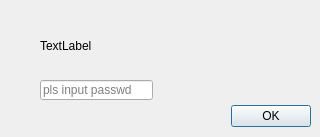
<?xml version="1.0" encoding="UTF-8"?>
<ui version="4.0">
 <class>LoginDlg</class>
 <widget class="QDialog" name="LoginDlg">
  <property name="geometry">
   <rect>
    <x>0</x>
    <y>0</y>
    <width>320</width>
    <height>137</height>
   </rect>
  </property>
  <property name="windowTitle">
   <string>Dialog</string>
  </property>
  <widget class="QDialogButtonBox" name="buttonBox">
   <property name="enabled">
    <bool>true</bool>
   </property>
   <property name="geometry">
    <rect>
     <x>10</x>
     <y>100</y>
     <width>301</width>
     <height>32</height>
    </rect>
   </property>
   <property name="orientation">
    <enum>Qt::Horizontal</enum>
   </property>
   <property name="standardButtons">
    <set>QDialogButtonBox::Ok</set>
   </property>
  </widget>
  <widget class="QLabel" name="hellowLab">
   <property name="geometry">
    <rect>
     <x>40</x>
     <y>20</y>
     <width>171</width>
     <height>51</height>
    </rect>
   </property>
   <property name="text">
    <string>TextLabel</string>
   </property>
  </widget>
  <widget class="QLineEdit" name="inEdit">
   <property name="geometry">
    <rect>
     <x>40</x>
     <y>80</y>
     <width>113</width>
     <height>20</height>
    </rect>
   </property>
   <property name="whatsThis">
    <string>123</string>
   </property>
   <property name="echoMode">
    <enum>QLineEdit::Password</enum>
   </property>
   <property name="placeholderText">
    <string>pls input passwd</string>
   </property>
  </widget>
 </widget>
 <resources/>
 <connections>
  <connection>
   <sender>buttonBox</sender>
   <signal>accepted()</signal>
   <receiver>LoginDlg</receiver>
   <slot>accept()</slot>
   <hints>
    <hint type="sourcelabel">
     <x>248</x>
     <y>254</y>
    </hint>
    <hint type="destinationlabel">
     <x>157</x>
     <y>274</y>
    </hint>
   </hints>
  </connection>
  <connection>
   <sender>buttonBox</sender>
   <signal>rejected()</signal>
   <receiver>LoginDlg</receiver>
   <slot>reject()</slot>
   <hints>
    <hint type="sourcelabel">
     <x>316</x>
     <y>260</y>
    </hint>
    <hint type="destinationlabel">
     <x>286</x>
     <y>274</y>
    </hint>
   </hints>
  </connection>
  <connection>
   <sender>buttonBox</sender>
   <signal>clicked(QAbstractButton*)</signal>
   <receiver>LoginDlg</receiver>
   <slot>accept()</slot>
   <hints>
    <hint type="sourcelabel">
     <x>194</x>
     <y>211</y>
    </hint>
    <hint type="destinationlabel">
     <x>216</x>
     <y>170</y>
    </hint>
   </hints>
  </connection>
 </connections>
</ui>
